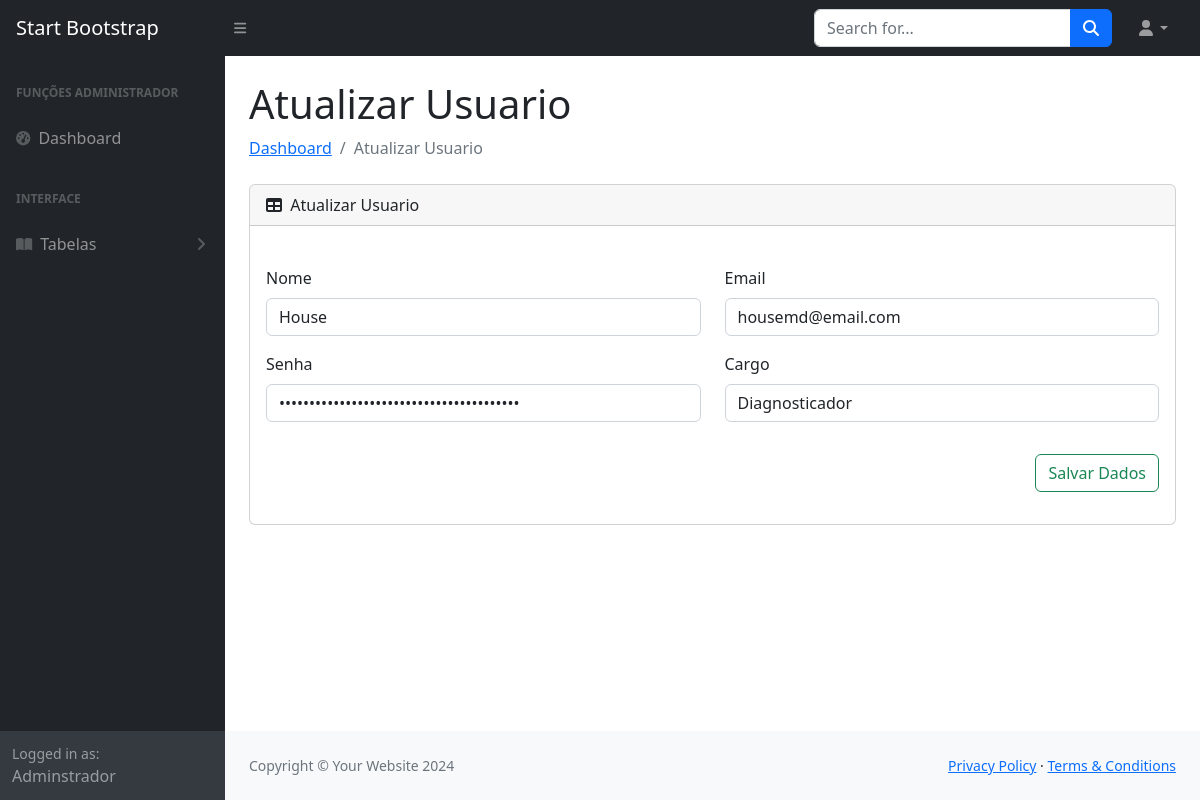
/sistema.php?pagina=atualizarUsuario&id=4 (signed in), run on the app's committed database.
### tables this page shows
CREATE TABLE `usuarios` (
  `id` int NOT NULL,
  `nome` varchar(40) NOT NULL,
  `email` varchar(50) NOT NULL,
  `cpf` varchar(15) NOT NULL,
  `senha` varchar(40) NOT NULL,
  `tipoAcesso` varchar(10) NOT NULL,
  `cargo` varchar(40) NOT NULL,
  `criadoEm` timestamp NOT NULL DEFAULT CURRENT_TIMESTAMP,
  `isDeleted` varchar(1) DEFAULT NULL
);

### sistema.php (called while the page is built, shortened)
<?php
    include_once 'models/Config.php';
    include_once 'controllers/validate.php';
    function pageContent(){
        validarPagina();
    }
    include_once 'views/layout.php';
?>

### models/Config.php (called while the page is built, shortened)
<?php
    class Config {
        public static $project = "Atividades_CursoPHP/Modulo04/ExercicioDeProgressaoDeModulo/sistema";
        public static function urlBase(){
            return "http://".$_SERVER['SERVER_NAME']."/".self::$project;
        }
    }

### models/Manager.php (called while the page is built, shortened)
<?php
	class Manager extends Connect{
		public function select_common($table, $fields, $filters, $query_extra){
			$pdo = parent::get_instance();
			$query = "SELECT ";
			if($fields != null){
				$query .= implode(", ", $fields);
			}else{
				$query .= "*";
			}
			$query .= " FROM $table";
			if($filters != null){
				$query .= " WHERE ";
				foreach ($filters as $key => $value) {
					$query .= "$key=:$key AND ";
				}
				$query = substr($query, 0, -4);
			}
			$statement = $pdo->prepare($query);
			if($filters != null){
				foreach ($filters as $key => $value) {
					$filters[$key] = filter_var($value);
				}
				foreach ($filters as $key => $value) {
					$statement->bindValue(":$key", $value, PDO::PARAM_STR);
				}
			}
			$statement->execute();
			$data = [];
			if($statement->rowCount()){
				while($result = $statement->fetch(PDO::FETCH_ASSOC)){
					$data[] = $result;
				}
			}else{
				return false;
			}
			return $data;
		}
	}
?>

### views/modulos/clientes/atualizar.php (the view, shortened to what this page needs)
<div class="container-fluid px-4">
    <h1 class="mt-4"><?= $titleSection; ?></h1>
    <ol class="breadcrumb mb-4">
        <li class="breadcrumb-item"><a href="#">Dashboard</a></li>
        <li class="breadcrumb-item active"><?= $titleSection; ?></li>
    </ol>
    <div class="card mb-4">
        <div class="card-header">
            <i class="fas fa-table me-1"></i>
            <?= $titleSection; ?>
        </div>
        <div class="card-body">
            <form action="<?=Config::urlBase();?>/controllers/Cliente.php" method="POST" class="form-horizontal mt-4" enctype="multipart/form-data" >
                <div class="row">
                    <div class="col-6">
                        <div class="mb-3">
                            <label for="exampleFormControlInput1" class="form-label"><span class="iconify" data-icon="wpf:name" style="color: #198754;"></span> Nome </label>
                            <input name="nome" type="text" class="form-control" id="exampleFormControlInput1" placeholder1="Nome do Produto" value="<?=$data['nome'];?>" required>
                        </div>
                    </div>
                    <div class="col-6">
                        <div class="mb-3">
                            <label for="exampleFormControlInput1" class="form-label"><span class="iconify" data-icon="wpf:name" style="color: #198754;"></span> Email </label>
                            <input name="email" type="email" class="form-control" id="exampleFormControlInput1" placeholder1="Nome do Produto" value="<?=$data['email'];?>" required>
                        </div>
                    </div>
                    <div class="col-6">
                        <div class="mb-3">
                            <label for="exampleFormControlInput1" class="form-label"><span class="iconify" data-icon="wpf:name" style="color: #198754;"></span> Senha </label>
                            <input name="senha" type="password" class="form-control" id="exampleFormControlInput1" placeholder1="Nome do Produto" value="<?=$data['senha'];?>" required>
                        </div>
                    </div>
                    <div class="col-6">
                        <div class="mb-3">
                            <label for="exampleFormControlInput1" class="form-label"><span class="iconify" data-icon="wpf:name" style="color: #198754;"></span> Cargo </label>
                            <input name="cargo" type="text" class="form-control" id="exampleFormControlInput1" placeholder1="Nome do Produto" value="<?=$data['cargo'];?>" required>
                        </div>
                    </div>
                    <div class="col-12 mt-3">
                        <p class="text-end">
                            <button class="btn btn-outline-success" type="submit">
                                Salvar Dados
                            </button>
                        </p>
                    </div>
                </div>
            </form>
        </div>
    </div>
</div>

### data on the page
usuarios: nome "House", email "housemd@email.com", cargo "Diagnosticador"

### other printed values
$userData[0]['nome'] "Adminstrador"
$titleSection "Atualizar Usuario"
